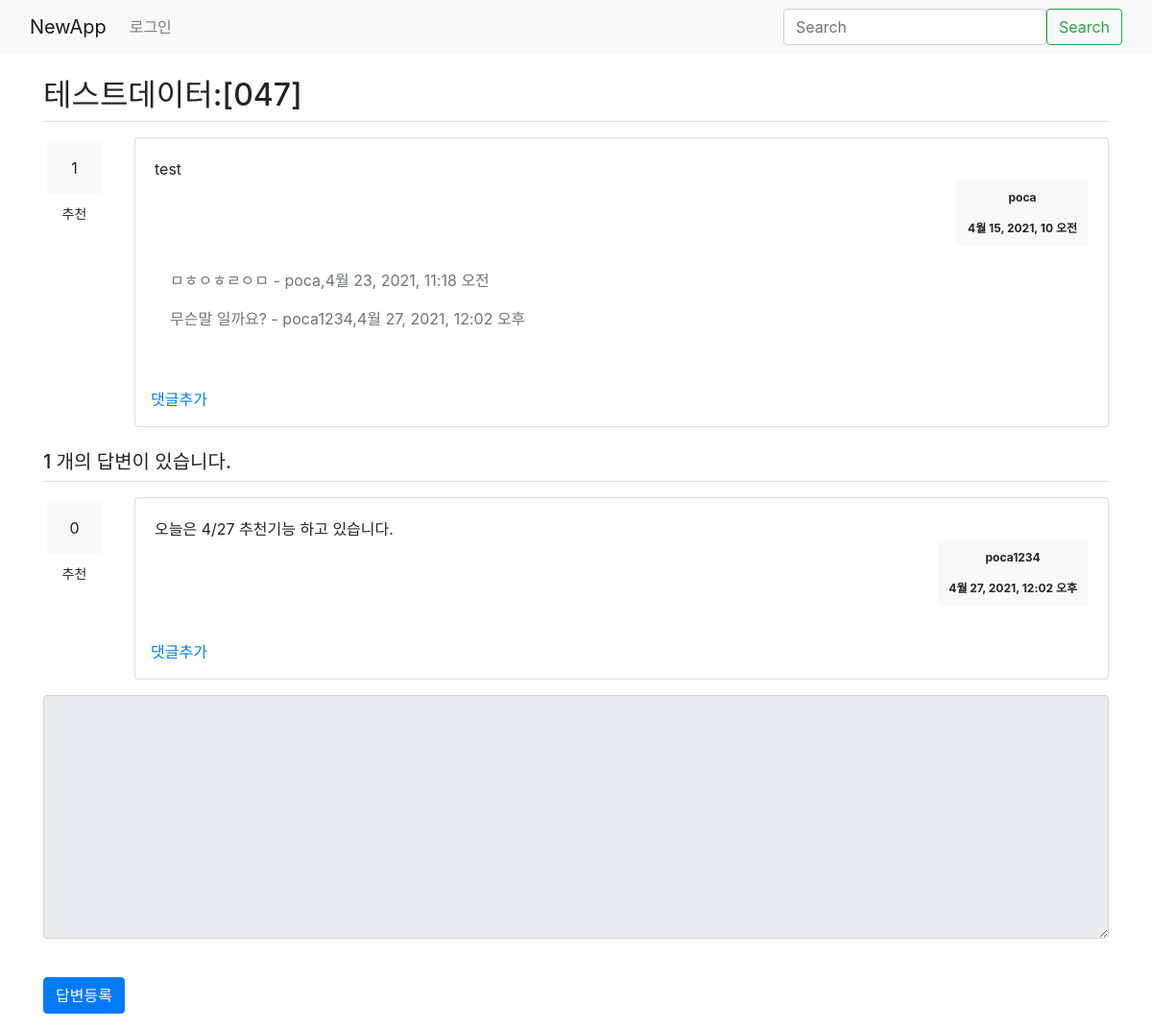
The page /newapp/55/ on the database its author committed.
### newapp/models.py (models this page shows, shortened)
class Question(models.Model):
    subject = models.CharField(max_length=100)
    content = models.TextField()
    create_date = models.DateTimeField()
    author = models.ForeignKey(User, on_delete=models.CASCADE, related_name='author_question')
    modify_date = models.DateTimeField(null=True, blank=True)
    voter = models.ManyToManyField(User, related_name='voter_question')

class Comment(models.Model):
    author = models.ForeignKey(User, on_delete=models.CASCADE)
    content = models.TextField()
    create_date = models.DateTimeField()
    modify_date = models.DateTimeField(null=True, blank=True)
    question = models.ForeignKey(Question, null=True, blank=True, on_delete=models.CASCADE)
    answer = models.ForeignKey(Answer, null=True, blank=True, on_delete=models.CASCADE)

class Answer(models.Model):
    question = models.ForeignKey(Question, on_delete=models.CASCADE)
    content2 = models.TextField()
    create_date2 = models.DateTimeField()
    author = models.ForeignKey(User, on_delete=models.CASCADE, related_name='author_answer')
    modify_date = models.DateTimeField(null=True, blank=True)
    voter = models.ManyToManyField(User, related_name='voter_answer')

### newapp/views/base_views.py (the view)
# urls.py: path('<int:question_id>/', base_views.detail, name='detail'),
def detail(request, question_id):
    question = get_object_or_404(Question, pk=question_id)
    context = {'question1': question}
    return render(request, 'newapp/question_detail.html', context)

### template/newapp/question_detail.html (shortened to what this page needs)
{% extends 'base.html' %}
{% block content %}
<head>
</head>
<body>
<div class="container my-3">
    <h2 class="border-bottom py-2">{{ question1.subject }}</h2>
    <div class="row my-3">
       <div class="col-1" >
         <div class="bg-light text-center p-3 m-1">{{ question1.voter.count }}</div>
         <a href="#" class="recommend btn btn-sm btn-block my-1" data-uri="{% url 'newapp:vote_question' question1.id %}">추천</a>
       </div>
    <div class="col-11">
       <div class="card">
        <div class="card-body">
            <div class="card-text" style="white-space: pre-line;">{{ question1.content }}</div>
            <div class="d-flex justify-content-end">
                <div class="badge badge-light p-2">
                    <div class="m-1">{{ question1.author.username }}</div><br>
                    <div class="m-1">{{ question1.create_date }}</div>
                </div>
            </div>
            {% if question1.comment_set.count > 0 %}
            <div class="m-3">
              {% for comment in question1.comment_set.all %}
                <div class="comment py-2 text-muted">
                    <span style="white-space: pre-line;">{{ comment.content }}</span>
                    <span> -
                     {{comment.author }},{{ comment.create_date }}
                    </span>
                </div>
              {% endfor %}
            </div>
            {% endif %}
        </div>
            <div class="p-3">
                <a href="{% url 'newapp:comment_create_question' question1.id %}"> 댓글추가</a>
            </div>
    </div>
    </div>
    </div>
    <h5 class="border-bottom my-3 py-2">{{question1.answer_set.count}} 개의 답변이 있습니다.</h5>
    {% for answer in question1.answer_set.all %}
    <div class="row my-3">
       <div class="col-1">
         <div class="bg-light text-center p-3 m-1">{{ answer.voter.count }}</div>
         <a href="#" class="recommend btn btn-sm btn-block my-1" data-uri="{% url 'newapp:vote_answer' answer.id %}">추천</a>
       </div>
    <div class="col-11">
    <div class="card">
        <div class="card-body">
            <div class="card-text" style="white-space: pre-line;">{{ answer.content2 }}</div>
            <div class="d-flex justify-content-end">
                <div class="badge badge-light p-2">
                    <div class="m-1">{{ answer.author.username }}</div><br>
                    <div class="m-1">{{ answer.create_date2 }}</div>
                </div>
            </div>
        </div>
            <div class="p-3">
                <a href="{% url 'newapp:comment_create_answer' answer.id %}"> 댓글추가</a>
            </div>
         </div>
    </div>
  </div>
    {% endfor %}
    <form action="{% url 'newapp:answer_create' question1.id %}" method="post" class="my-3">
        <div class="form-group">
            <textarea {% if not user.is_authenticated %} disabled {% endif %} name="content2"
                      id="content2" class="form-control" rows="10">
            </textarea></br>
        </div>
        <input type="submit" value="답변등록" class="btn btn-primary">
    </form>
 </div>
{% endblock %}

### rows shown on the page
Question: subject "테스트데이터:[047]", voter.count "1", content "test", author.username "poca", create_date "4월 15, 2021, 10 오전", answer_set.count "1"
Comment: content "ㅁㅎㅇㅎㄹㅇㅁ", author "poca", create_date "4월 23, 2021, 11:18 오전"
Comment: content "무슨말 일까요?", author "poca1234", create_date "4월 27, 2021, 12:02 오후"
Answer: voter.count "0", content2 "오늘은 4/27 추천기능 하고 있습니다.", author.username "poca1234", create_date2 "4월 27, 2021, 12:02 오후"
